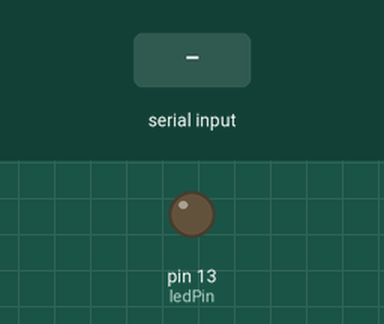
This sketch was run on a simulated Arduino Uno, built with avr-gcc and run on an emulated ATmega328P. Shown: output pins drawn as LEDs (lit = HIGH). The inputs (shaded band) are chosen by the test bench. What the sketch prints to the serial monitor is not drawn.

Above: at 1.2 s.
1.3 s: "led:1\n" received over Serial
At 1.9 s:
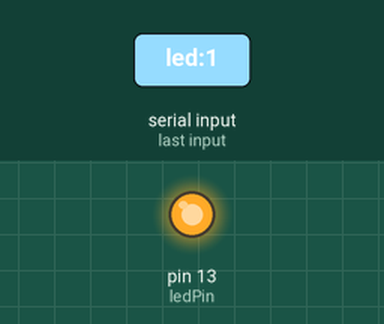
2.8 s: "led:150\n" received over Serial
4.3 s: ":\n" received over Serial
Timing chart, 0 to 7.3 s (numbered marks = the images above; inputs shaded):
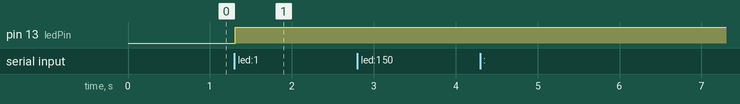

Measured:
- after the input at 1.3 s, pin 13 (ledPin): LOW → HIGH at once
- after the input at 2.8 s, every drawn part: stays the same
- after the input at 4.3 s, every drawn part: stays the same

The sketch:

voorbeeld_knikkerbaan_met_serial_input.ino
```cpp
const int ledPin = 13;

// String waarin de inkomende data wordt gezet
String inputString = "";

// boolean die aangeeft of een hele boodschap is binnengekomen
bool stringComplete = false;

int ledStatus = false;

void setup() {
  // stel ledPin in als OUTPUT
  pinMode(ledPin, OUTPUT);

  // initialiseer serial:
  Serial.begin(9600);

  // reserveer 200 bytes voor inputString:
  inputString.reserve(200);
}

void loop() {

  if (stringComplete) {
    // op welke plek staat de dubbele punt
    int dubbelePuntIndex = inputString.indexOf(":");
    if (dubbelePuntIndex == -1) {
      // de boodschap is wel compleet, maar er ontbreekt een dubbele punt
      // doe foutmelding, hier kun je later ook iets van maken dat je website
      // weer kan verwerken
      //Serial.println("Fout: invoer bevat geen dubbele punt. Invoer wordt genegeerd.");
    } else {
      // Hak de binnengekomen boodschap in tweeën: het commando en de waarde:
      String commando = inputString.substring(0, dubbelePuntIndex);
      String waarde = inputString.substring(dubbelePuntIndex+1);

      // Dit is om te zien dat het werkt, mag je later weghalen
      // Serial.println(String("Je gaf het commando: ") + commando);
      // Serial.println(String("Je gaf de waarde: ") + waarde);

      if (commando.equals("led")) {
        // maak een integer van de string
        int waardeGetal = waarde.toInt();

        // stel de ledStatus in op basis van de waarde
        if (waardeGetal == 0) {
          ledStatus = false;
        }
        else if (waardeGetal == 1) {
          ledStatus = true;
        }
        else {
          Serial.println("melding:Ik kan niets met deze waarde voor dit commando.");
        }
      }
      /*
      // hier kun je andere commando's implementeren
      if (commando.equals("mijnEigenSuperGaveCommando")) {
        // bedenk zelf wat hier moet komen.
      }
      */
      else {
        Serial.println("melding:Dit commando is mij onbekend");
      }
    }

    // maak de string met de ontvangen boodschap weer leeg
    inputString = "";
    stringComplete = false;
  }


  // stel de led in:
  if (ledStatus == HIGH) {
    digitalWrite(ledPin, HIGH);
  }
  else {
    digitalWrite(ledPin, LOW);
  }

  /* of, wat ook mag in plaats van de bovenstaande if/else:
  digitalWrite(ledPin, ledStatus);
  */
}

/*
  Leest de inkomende gegevens van de seriële poort, teken voor teken
  Zodra een return-teken wordt gelezen, wordt de boodschap als compleet beschouwd.
*/
void serialEvent() {
  while (Serial.available()) {
    // get the new byte:
    char inChar = (char)Serial.read();
    // add it to the inputString:
    inputString += inChar;
    // if the incoming character is a newline, set a flag so the main loop can
    // do something about it:
    if (inChar == '\n') {
      stringComplete = true;
    }
  }
}
```
